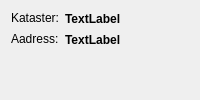
           <widget class="QWidget" name="taKinnistuLabel">
            <attribute name="title">
             <string>Kinnistu Label</string>
            </attribute>
            <layout class="QGridLayout" name="gridLayout_9">
             <item row="0" column="0">
              <layout class="QVBoxLayout" name="verticalLayout_3">
               <item>
                <layout class="QHBoxLayout" name="horizontalLayout_4">
                 <item>
                  <widget class="QLabel" name="lnameKataster">
                   <property name="sizePolicy">
                    <sizepolicy hsizetype="Fixed" vsizetype="Fixed">
                     <horstretch>0</horstretch>
                     <verstretch>0</verstretch>
                    </sizepolicy>
                   </property>
                   <property name="text">
                    <string>Kataster:</string>
                   </property>
                  </widget>
                 </item>
                 <item>
                  <widget class="QLabel" name="laKataster">
                   <property name="sizePolicy">
                    <sizepolicy hsizetype="Expanding" vsizetype="Fixed">
                     <horstretch>0</horstretch>
                     <verstretch>0</verstretch>
                    </sizepolicy>
                   </property>
                   <property name="minimumSize">
                    <size>
                     <width>0</width>
                     <height>15</height>
                    </size>
                   </property>
                   <property name="font">
                    <font>
                     <weight>75</weight>
                     <bold>true</bold>
                    </font>
                   </property>
                   <property name="text">
                    <string>TextLabel</string>
                   </property>
                  </widget>
                 </item>
                </layout>
               </item>
               <item>
                <layout class="QHBoxLayout" name="horizontalLayout_6">
                 <item>
                  <widget class="QLabel" name="label_2">
                   <property name="sizePolicy">
                    <sizepolicy hsizetype="Fixed" vsizetype="Fixed">
                     <horstretch>0</horstretch>
                     <verstretch>0</verstretch>
                    </sizepolicy>
                   </property>
                   <property name="text">
                    <string>Aadress:</string>
                   </property>
                  </widget>
                 </item>
                 <item>
                  <widget class="QLabel" name="laAadress">
                   <property name="sizePolicy">
                    <sizepolicy hsizetype="Preferred" vsizetype="Fixed">
                     <horstretch>0</horstretch>
                     <verstretch>0</verstretch>
                    </sizepolicy>
                   </property>
                   <property name="minimumSize">
                    <size>
                     <width>0</width>
                     <height>15</height>
                    </size>
                   </property>
                   <property name="font">
                    <font>
                     <weight>75</weight>
                     <bold>true</bold>
                    </font>
                   </property>
                   <property name="text">
                    <string>TextLabel</string>
                   </property>
                  </widget>
                 </item>
                </layout>
               </item>
               <item>
                <spacer name="verticalSpacer_2">
                 <property name="orientation">
                  <enum>Qt::Vertical</enum>
                 </property>
                 <property name="sizeHint" stdset="0">
                  <size>
                   <width>20</width>
                   <height>40</height>
                  </size>
                 </property>
                </spacer>
               </item>
              </layout>
             </item>
            </layout>
           </widget>
